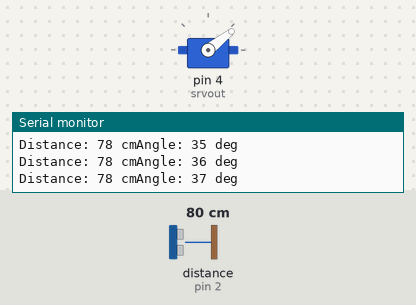
The sketch below on a simulated Arduino Uno, built with avr-gcc and run on an emulated ATmega328P. On the bench: servo, the last lines printed to the serial monitor. Wiring (inferred from the names in the program): ultrasonic range finder: trigger pin 3; echo pin 2. Inputs (shaded band) come from the test bench; at power-on: distance to the obstacle (sensor on pin 2) 80 cm. The echo pulse lasts 58.3 µs per cm.

Above: at 1.2 s.
1.3 s: distance to the obstacle (sensor on pin 2) set to 2 cm
At 1.9 s:
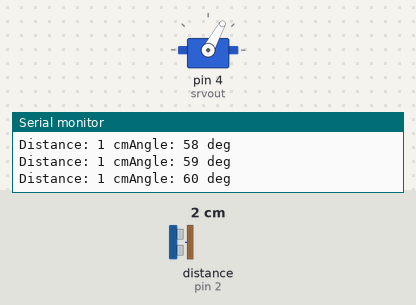
4.3 s: distance to the obstacle (sensor on pin 2) set to 18 cm
At 4.9 s:
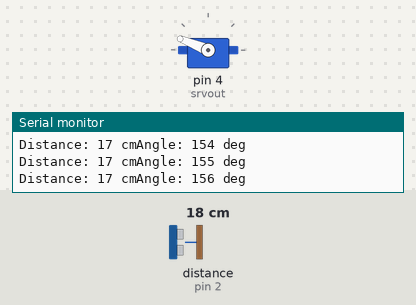
7.3 s: distance to the obstacle (sensor on pin 2) set to 4 cm
At 8.4 s:
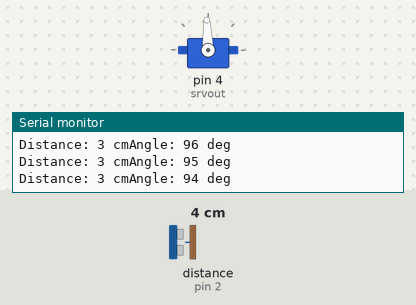
Timing chart, 0 to 19.3 s (numbered marks = the images above; inputs shaded):
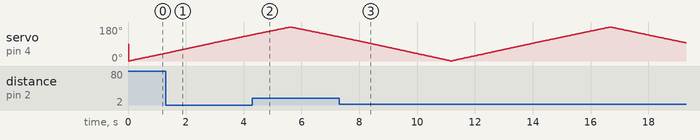

The sketch:

S_U_drive.ino
```cpp
#include <Servo.h>
//define Ultrasonic
#define echoPin 2 // attach pin D2 Arduino to pin Echo of HC-SR04
#define trigPin 3 //attach pin D3 Arduino to pin Trig of HC-SR04
#define srvout 4 //attach pin D4 Arduino to move servo

// defines variables

long duration; // variable for the duration of sound wave travel
int distance; // variable for the distance measurement

//defines servo angle start angle (45 - not center!!!)

Servo servo;
int angle = 90;

void setup() {
  pinMode(trigPin, OUTPUT); // Sets the trigPin as an OUTPUT
  pinMode(echoPin, INPUT); // Sets the echoPin as an INPUT
  Serial.begin(9600); // // Serial Communication is starting with 9600 of baudrate speed
  Serial.println("Ultrasonic Sensor HC-SR04 Test"); // print some text in Serial Monitor
  Serial.println("with Arduino UNO R3");
  servo.attach(srvout);
  servo.write(angle);
}
void loop() {
  for(angle = 0; angle < 180; angle++)
  {
    // Clears the trigPin condition
  digitalWrite(trigPin, LOW);
  delayMicroseconds(2);
  // Sets the trigPin HIGH (ACTIVE) for 10 microseconds
  digitalWrite(trigPin, HIGH);
  delayMicroseconds(10);
  digitalWrite(trigPin, LOW);
  // Reads the echoPin, returns the sound wave travel time in microseconds
  duration = pulseIn(echoPin, HIGH);
  // Calculating the distance
  distance = duration * 0.034 / 2; // Speed of sound wave divided by 2 (go and back)
    // Displays the distance on the Serial Monitor
    Serial.print("Distance: ");
    Serial.print(distance);
    Serial.print(" cm");
    Serial.print("Angle: ");
    Serial.print(angle);
    Serial.println(" deg");
    servo.write(angle);
    delay(5);
  }
  // now scan back from 180 to 0 degrees
  for(angle = 180; angle > 0; angle--)
  {
    // Clears the trigPin condition
  digitalWrite(trigPin, LOW);
  delayMicroseconds(2);
  // Sets the trigPin HIGH (ACTIVE) for 10 microseconds
  digitalWrite(trigPin, HIGH);
  delayMicroseconds(10);
  digitalWrite(trigPin, LOW);
  // Reads the echoPin, returns the sound wave travel time in microseconds
  duration = pulseIn(echoPin, HIGH);
  // Calculating the distance
  distance = duration * 0.034 / 2; // Speed of sound wave divided by 2 (go and back)
  // Displays the distance on the Serial Monitor
    Serial.print("Distance: ");
    Serial.print(distance);
    Serial.print(" cm");
    Serial.print("Angle: ");
    Serial.print(angle);
    Serial.println(" deg");
    servo.write(angle);
    delay(5);
  }
}
```
